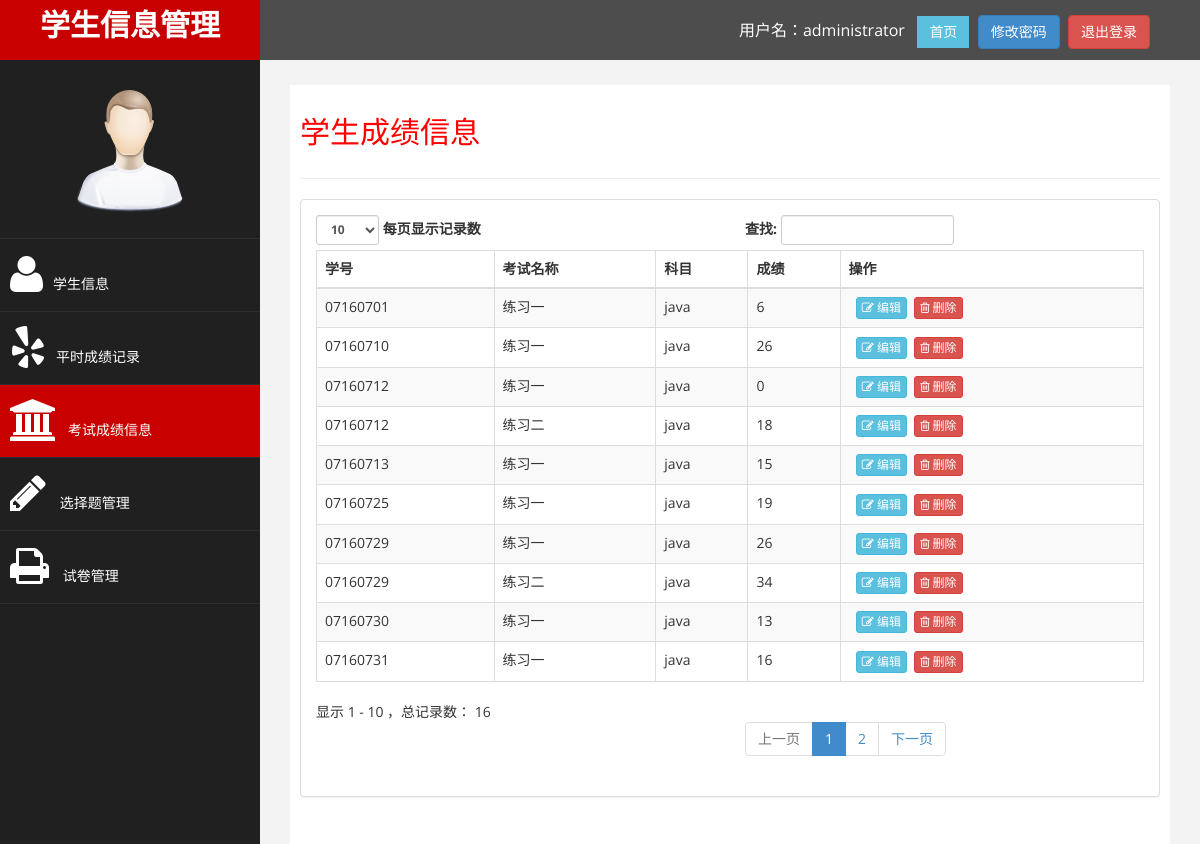
Page /admin/score.php (signed in) on the committed database.
### tables this page shows
CREATE TABLE IF NOT EXISTS `score` (
  `id` int(10) unsigned NOT NULL AUTO_INCREMENT,
  `studentId` varchar(8) NOT NULL,
  `test_name` varchar(50) NOT NULL,
  `subject` varchar(50) NOT NULL,
  `paper_id` int(10) unsigned NOT NULL COMMENT '试卷id',
  `mark` int(11) NOT NULL,
  PRIMARY KEY (`id`),
  KEY `index3_student_id` (`studentId`),
  KEY `index4_paper_id` (`paper_id`)
);

### admin/score.php (the view, shortened to what this page needs)
<?php require_once 'base.php';?>
<?php
$query = "select * from score";
$result = mysql_query($query);
?>
<div id="page-wrapper">
	<div id="page-inner">
		<div class="row">
			<div class="col-md-12">
				<h2>学生成绩信息</h2>
			</div>
		</div>
		<hr />
		<div class="row">
			<div class="col-md-12">
				<div class="panel panel-default">
					<div class="panel-body">
						<div class="table-responsive">
							<table class="table table-striped table-bordered table-hover"
								id="dataTables-example">
								<thead>
									<tr>
										<th>学号</th>
										<th>考试名称</th>
										<th>科目</th>
										<th>成绩</th>
										<th>操作</th>
									</tr>
								</thead>
								<tbody>
                        		<?php
                        $line = 0;
                        while ($row = mysql_fetch_array($result)) {
                            $line ++;
                            $linecolor = $line % 2 == 0 ? 'odd gradeX' : 'even gradeC';
                            echo "<tr class='$linecolor'>";
                            echo "<td>" . $row['studentId'] . "</td>";
                            echo "<td>" . $row['test_name'] . "</td>";
                            echo "<td>" . $row['subject'] . "</td>";
                            echo "<td>" . $row['mark'] . "</td>";
                            echo "<td>&nbsp;&nbsp;<a href='editscore.php?id=" . $row['id'] . "' class='btn btn-info btn-xs'><i class='fa fa-edit'>&nbsp;编辑</i></a>&nbsp;&nbsp;<a href='deletescore.php?id=" . $row['id'] . "' class='btn btn-danger btn-xs'><i class='fa fa-trash-o'>&nbsp;删除</i></a></td>";
                            echo "</tr>";
                        }
                        ?>
								</tbody>
							</table>
						</div>
					</div>
				</div>
			</div>
		</div>
	</div>
</div>
</div>
</body>
</html>

### assets/css/custom.css (style rules this page uses)
body { font-family: 'Open Sans', sans-serif; }
#page-wrapper { padding: 15px 15px; min-height: 600px; background:#F3F3F3; }
#page-inner { width:100%; margin:10px 20px 10px 0px; background-color:#fff!important; padding:10px; min-height:1200px; }
h2 { color: #f00; }
@media (min-width:768px) { #page-wrapper { margin: 0 0 0 260px; padding: 15px 30px; min-height: 1200px; } }

### rows in the picture
score: studentId "07160701", test_name "练习一", subject "java", mark "6"
score: studentId "07160725", test_name "练习一", subject "java", mark "19"
score: studentId "07160713", test_name "练习一", subject "java", mark "15"
score: studentId "07160730", test_name "练习一", subject "java", mark "13"
score: studentId "07160731", test_name "练习一", subject "java", mark "16"
score: studentId "07160729", test_name "练习一", subject "java", mark "26"
score: studentId "07160729", test_name "练习二", subject "java", mark "34"
score: studentId "07160710", test_name "练习一", subject "java", mark "26"
score: studentId "07160712", test_name "练习一", subject "java", mark "0"
score: studentId "07160712", test_name "练习二", subject "java", mark "18"

### other values in the picture
$userName "administrator"
